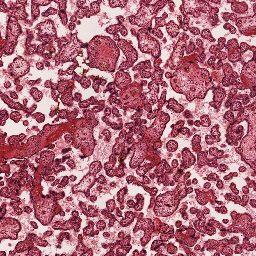
%> input picture Data/Input.png, 256 x 256 px
$ octave Demo1.m   (GNU Octave 9; MATLAB toolbox functions it lacks are replaced by stand-ins)
%> lines starting %> are read from the running program, lines starting %| are printed output that depends on the picture; in (x1, y1, x2, y2) boxes, pixels count from 0 and x2, y2 are one past the last pixel; in counts of white or black regions, pixels touching at a corner belong together; the program's own positions count from 1
### AugmentPattern.m
function [varargout]=AugmentPattern(A,LAB1,GridRatio,show)
if nargin==3; show=0; end
if nargin==2; GridRatio=6; show=0; end
if nargin==1; GridRatio=6; LAB1=zeros(size(A,1),size(A,2)); show=0; end
global opt
opt.Rat=6;
opt.show=show;
opt.Rat=GridRatio;
A=uint8(normal(A).*254); A=A+1;
if ndims(A)==2; A=cat(3,A,A,A); end
A0=A; A=rgb2gray(A);
S=size(A);
LAB1=uint8(LAB1>0);
[B0,LAB2]=MakeSim(A0,S,LAB1);
B0=uint8(B0); LAB2=LAB2-1; LAB2=uint8(LAB2*255);
varargout{1}=B0;
varargout{2}=LAB2;
end
function [B0,LAB2]=MakeSim(A,S,LAB);
global opt;
if numel(unique(LAB))==2; LAB=LAB+1; end
A0=A;
A=rgb2gray(A);
Rat=opt.Rat;
s=ceil(size(A)./Rat);
m=3;
sz=s-2*m;
K=1;
scanstep=ceil(S./80);
bstart=[1,1];
b(1)=bstart(1);
n=ceil((size(A,1)-(1+s(1)))/scanstep(1))*ceil((size(A,2)-(1+s(2)))/scanstep(2));
n=n*2; % for flipped ones
T=zeros(s(1),s(2),n);
TL=uint8(zeros(s(1),s(2),n));
TI=uint8(zeros(s(1),s(2),3,n));
while (b(1)+s(1))<size(A,1)
    b(2)=bstart(2);
    while (b(2)+s(2))<size(A,2)
        T(:,:,K)=A(b(1)+1:b(1)+s(1),b(2)+1:b(2)+s(2));
        TL(:,:,K)=LAB(b(1)+1:b(1)+s(1),b(2)+1:b(2)+s(2));
        TI(:,:,:,K)=A0(b(1)+1:b(1)+s(1),b(2)+1:b(2)+s(2),:);
        K=K+1;
        b(2)=b(2)+scanstep(2);
    end
    b(1)=b(1)+scanstep(1);
end
% flipped part
A_F=flip(flip(A,2),1);
LAB_F=flip(flip(LAB,2),1);
A0_F=flip(flip(A0,2),1);
b(1)=bstart(1);
while (b(1)+s(1))<size(A,1)
    b(2)=bstart(2);
    while (b(2)+s(2))<size(A,2)
        T(:,:,K)=A_F(b(1)+1:b(1)+s(1),b(2)+1:b(2)+s(2));
        TL(:,:,K)=LAB_F(b(1)+1:b(1)+s(1),b(2)+1:b(2)+s(2));
        TI(:,:,:,K)=A0_F(b(1)+1:b(1)+s(1),b(2)+1:b(2)+s(2),:);
        K=K+1;
        b(2)=b(2)+scanstep(2);
    end
    b(1)=b(1)+scanstep(1);
end
W2=zeros(s); W2(1+m:end-m,1+m:end-m)=1; W2=1-W2; W2=W2(:);
T2=zeros(size(T,3),sum(W2==1));
for K=1:size(T,3)
    t=T(:,:,K); t=t(:); t(W2==0)=[];
    T2(K,:)=t;
end
B=zeros(S+s);
B0=cat(3,B,B,B);
L0=B*0;
bs1=m:sz(1):size(B,1)-sz(1)-m;
bs2=m:sz(2):size(B,2)-sz(2)-m;
K=1;
for I=1:numel(bs1)
    for J=1:numel(bs2)
        Loc(K,:)=[bs1(I) bs2(J)];
        K=K+1;
    end
end
ID=Shuff([1:size(Loc,1)]');
if opt.show;
    figure;
    delete('Gif\*')
end
for K=1:size(Loc,1)
    b=Loc(ID(K),:);
    t=B(b(1)-m+1:b(1)+sz(1)+m,b(2)-m+1:b(2)+sz(2)+m);
    W=t>0;
    W3=W(:);
    W3(W2==0)=[];
    W3=repmat(W3,[1,size(T,3)])';
    [SIM,E,id]=FindSim(t,T,W,T2,W2,W3);
    ERR(K)=E;
    w=bwdist(1-W); w=w./max(w(:)); w(isnan(w))=0;
    B(b(1)-m+1:b(1)+sz(1)+m,b(2)-m+1:b(2)+sz(2)+m)=(t).*w+SIM.*(1-w);
    SIM0=TI(:,:,:,id);
    w0=cat(3,w,w,w);
    t0=B0(b(1)-m+1:b(1)+sz(1)+m,b(2)-m+1:b(2)+sz(2)+m,:);
    t0=double(t0); w0=double(w0); SIM0=double(SIM0);
    B0(b(1)-m+1:b(1)+sz(1)+m,b(2)-m+1:b(2)+sz(2)+m,:)=(t0).*w0+SIM0.*(1-w0);
    SIM0=TL(:,:,id);
    t0=L0(b(1)-m+1:b(1)+sz(1)+m,b(2)-m+1:b(2)+sz(2)+m);
    t0=double(t0); w0=double(w0); SIM0=double(SIM0);
    WW=imdilate(W,ones(m,m));
    g=(t0).*w+SIM0.*(1-w); g=uint8(g); g0=g;
    g=medfilt2(g,[3,3],'symmetric');
    g=medfilt2(g,[3,3],'symmetric');
    g=medfilt2(g,[3,3],'symmetric');
    g(WW==0)=g0(WW==0);
    L0(b(1)-m+1:b(1)+sz(1)+m,b(2)-m+1:b(2)+sz(2)+m,:)=g;
    if opt.show
        clf; imshow(uint8(B0(1:S(1),1:S(2),:))); drawnow;
        imwrite(uint8(B0(1:S(1),1:S(2),:)),['Gif/Frame_' num2str(K) '.png']);
    end
end
L0=medfilt2(L0,[3,3],'symmetric');
LAB2=L0;
B=B(1:S(1),1:S(2),:);
B0=B0(1:S(1),1:S(2),:);
LAB2=LAB2(1:S(1),1:S(2));
if opt.show
    make_video_gif
end
end
function [SIM,E,id]=FindSim(t,T,W,T2,W2,W3)
if sum(W(:))==0; ID=randi(size(T,3),1,1); SIM=T(:,:,ID); E=0; id=ID; return; end;
t2=t(:);
t2(W2==0)=[];
t3=repmat(t2,[1,size(T,3)])';
Err=(abs(t3-T2).*W3);
W4=W(:); W4(W2==0)=[];
W4=repmat(W4,[1,size(T,3)])';
Err=sum(Err.*W4,2)./sum(W(:));
[o,p]=sort(Err);
ID=p(1); E=o(1);
id=ID;
if max(W(:))==0; ID=randi(size(T,3),1,1); E=0; end
SIM=T(:,:,ID);
end
function ShuffledData=Shuff(OrigData)
X=randperm(numel(OrigData));
ShuffledData=reshape(OrigData(X),size(OrigData));
end
function [A]=normal(A)
A=double(A);
M1=min(A(:)); M2=max(A(:));
if M1==M2; return; end
A=(A-M1)./(M2-M1);
end
% [16 lines left out: function make_video_gif, not called in this run]

### Demo1.m
clear; close all;
% Augmenting labeled images
% This code generates reconstructed images and labels based on an original
% set of image and label
% By Arash Rabbani, www.Arashrabbani.com
A=imread('Data/Input.png');
%> A is the input picture: size 256x256x3 uint8; mean R, G, B 177, 109.4, 123.5
B=imread('Data/Label.png');
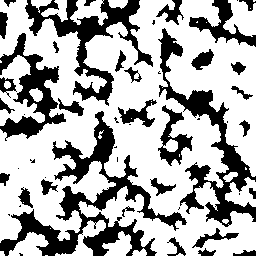
%> input picture Data/Label.png, 256 x 256 px
%> B is the input picture: size 256x256 uint8; 67.7% white; 50 black regions (18 under 20 px), largest, box (x1, y1, x2, y2) and area: (0, 111, 187, 256) 6107, (158, 28, 256, 227) 3974, (25, 0, 153, 106) 3413
figure; hold on; set(gcf, 'Units', 'Normalized', 'OuterPosition', [0 0 1 1]);
n=3;
subplot(2,4,1);imshow(A)
title('Original Image')
subplot(2,4,2+n);imshow(B)
title('Original Label')
for I=1:n
    [A2,B2]=AugmentPattern(A,B,8);
%> in normal, `M1=min(A(:))`: M1 = 0
%> in normal, `M2=max(A(:))`: M2 = 255
%> in AugmentPattern, `A=rgb2gray(A)`:
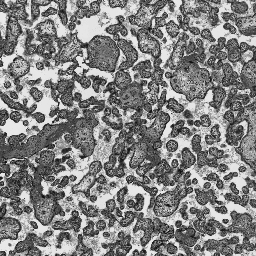
%> A: size 256x256 uint8; min 12, max 241, mean 131.7
%> after the loop in MakeSim, `while (b(1)+s(1))<size(A,1)`: K = 3137; b = [225 225]
%> in MakeSim, `LAB_F=flip(flip(LAB,2),1);`: LAB_F: size 256x256 uint8; values 1 (black) and 2 (white), 67.7% white; 50 black regions (18 under 20 px), largest, box (x1, y1, x2, y2) and area: (69, 0, 256, 145) 6107, (0, 29, 98, 228) 3974, (103, 150, 231, 256) 3413
%> in MakeSim, `A0_F=flip(flip(A0,2),1);`:
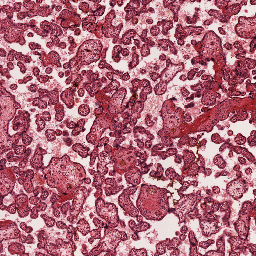
%> A0_F: size 256x256x3 uint8; mean R, G, B 177.2, 110, 124.1; mean of the top-left, top-right, bottom-left and bottom-right quarters 135.8, 134.1, 136.1, 142.4
%> the loop in MakeSim, `while (b(1)+s(1))<size(A,1)` made 56 passes
%> after the loop in MakeSim, `while (b(1)+s(1))<size(A,1)`: K = 6273
%> in MakeSim, `W2(1+m:end-m,1+m:end-m)=1`: W2: size 32x32 double; values 0 (black) and 1 (white), 66% white; 1 black region, box (x1, y1, x2, y2) and area: (0, 0, 32, 32) 348
%> in MakeSim, `T2=zeros(size(T,3),sum(W2==1));`: T2: size 6272x348 double; every value is 0
%> after the loop in MakeSim, `for K=1:size(T,3)`:
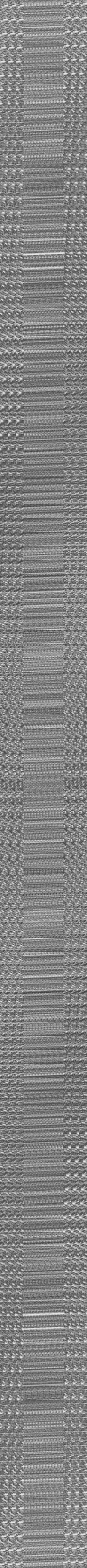
%> T2: size 6272x348 double (shown at 1/4 size); min 12, max 241, mean 131.2
%> after the loop in MakeSim, `for K=1:size(T,3)`: t = 348 values, max 235 at index 326, min 34 at index 122, mean 135.1
%> the loop in MakeSim, `for K=1:size(Loc,1)` made 100 passes
%> (E, id) on passes 5, 10, 13, 14, 15, 16, 17, 21, 22, 23, 24, 26: (24.76, 557), (19.24, 4722), (23.13, 610), (21.56, 5860), (21.47, 5275), (22.85, 2372), (25.37, 6218), (29.83, 168), (22.27, 1614), (8.94, 3444), (23.26, 3688), (17.67, 4298)
%> (id, E) on passes 1, 2, 3, 4, 6, 7: (3953, 0), (1525, 0), (735, 0), (4984, 0), (5118, 0), (918, 0)
%> after the loop in MakeSim, `for K=1:size(Loc,1)`:
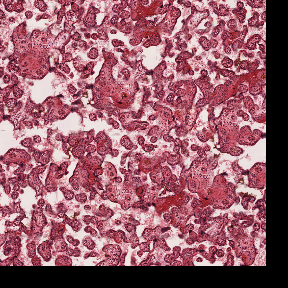
%> B0: size 288x288x3 double; mean R, G, B 152.8, 96.1, 108
%> after the loop in MakeSim, `for K=1:size(Loc,1)`:
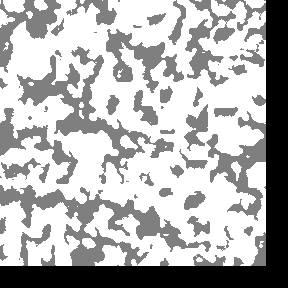
%> L0: size 288x288 double; min 0, max 2, mean 1.41; drawn with min black and max white
%> after the loop in MakeSim, `for K=1:size(Loc,1)`: W3: size 6272x348 logical; every value is 1
%> after the loop in MakeSim, `for K=1:size(Loc,1)`: g: size 32x32 uint8; values 1 (black) and 2 (white), 88.8% white; 3 black regions, box (x1, y1, x2, y2) and area: (16, 18, 26, 32) 48, (19, 0, 32, 5) 43, (0, 13, 2, 26) 24
%> after the loop in MakeSim, `for K=1:size(Loc,1)`: ERR = 100 values, max 31.39 at index 72, min 0 at index 1, mean 20.81
%> in MakeSim, `LAB2=LAB2(1:S(1),1:S(2));`:
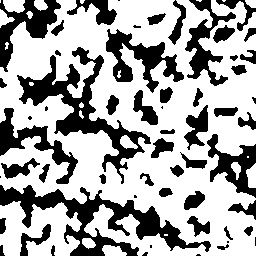
%> LAB2: size 256x256 double; values 1 (black) and 2 (white), 65.9% white; 58 black regions (13 under 20 px), largest, box (x1, y1, x2, y2) and area: (0, 185, 211, 256) 4430, (17, 47, 151, 184) 3896, (106, 29, 184, 93) 1831
%> (the run ends here)
